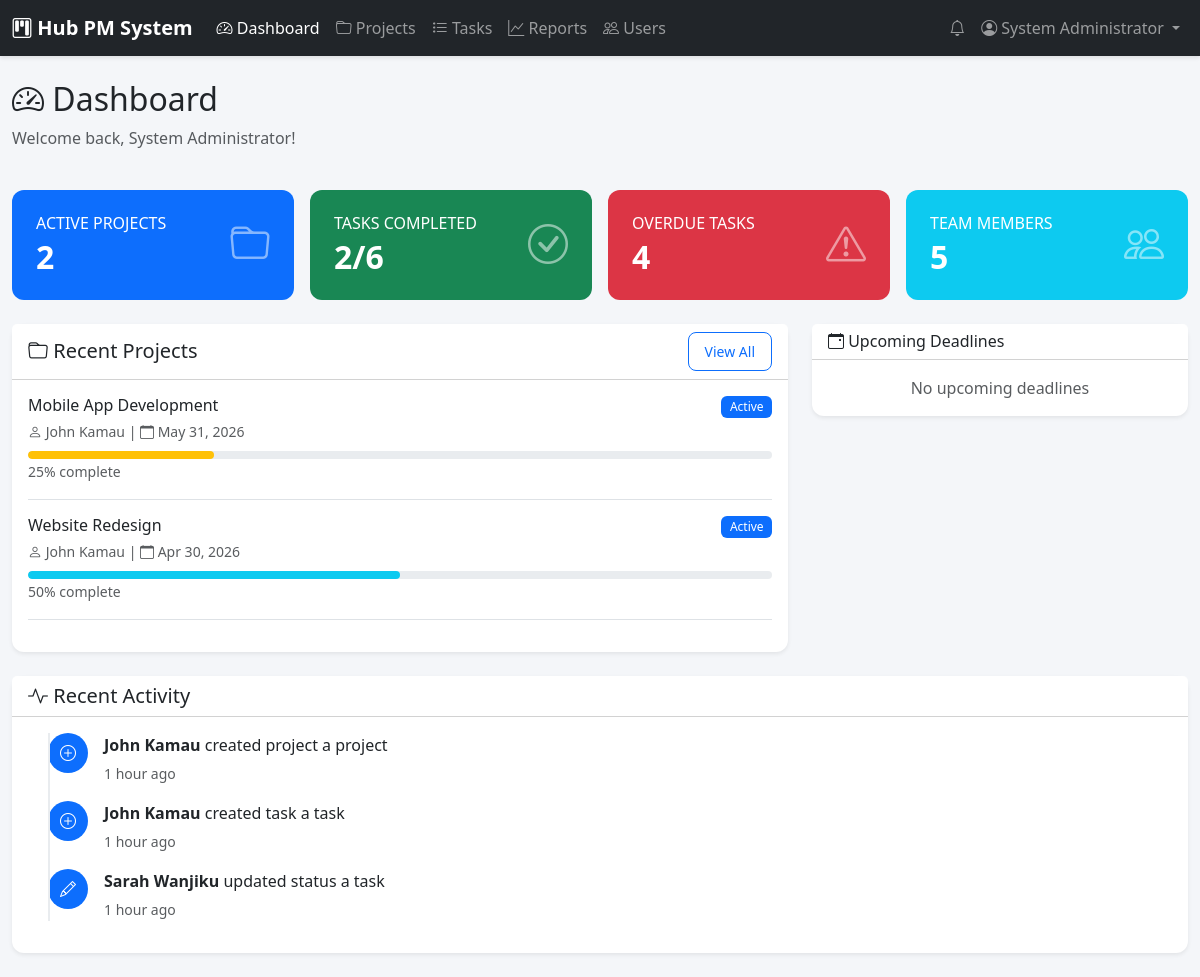
/dashboard.php (signed in), run on the app's committed database.
### tables this page shows
CREATE TABLE projects (
    project_id INT PRIMARY KEY AUTO_INCREMENT,
    title VARCHAR(200) NOT NULL,
    description TEXT,
    start_date DATE NOT NULL,
    end_date DATE NOT NULL,
    manager_id INT NOT NULL,
    status ENUM('Planning', 'Active', 'On Hold', 'Completed', 'Cancelled') DEFAULT 'Planning',
    created_at TIMESTAMP DEFAULT CURRENT_TIMESTAMP,
    updated_at TIMESTAMP DEFAULT CURRENT_TIMESTAMP ON UPDATE CURRENT_TIMESTAMP,
    FOREIGN KEY (manager_id) REFERENCES users(user_id)
);

CREATE TABLE users (
    user_id INT PRIMARY KEY AUTO_INCREMENT,
    username VARCHAR(50) NOT NULL UNIQUE,
    email VARCHAR(100) NOT NULL UNIQUE,
    password_hash VARCHAR(255) NOT NULL,
    full_name VARCHAR(100) NOT NULL,
    role_id INT NOT NULL,
    is_active BOOLEAN DEFAULT TRUE,
    created_at TIMESTAMP DEFAULT CURRENT_TIMESTAMP,
    updated_at TIMESTAMP DEFAULT CURRENT_TIMESTAMP ON UPDATE CURRENT_TIMESTAMP,
    FOREIGN KEY (role_id) REFERENCES roles(role_id)
);

CREATE TABLE activity_logs (
    log_id INT PRIMARY KEY AUTO_INCREMENT,
    user_id INT NOT NULL,
    action VARCHAR(100) NOT NULL,
    entity_type VARCHAR(50) NOT NULL,
    entity_id INT NOT NULL,
    old_value TEXT,
    new_value TEXT,
    created_at TIMESTAMP DEFAULT CURRENT_TIMESTAMP,
    FOREIGN KEY (user_id) REFERENCES users(user_id)
);

### dashboard.php (the view, shortened to what this page needs)
<?php
require_once 'includes/functions.php';
$database = new Database();
$db = $database->getConnection();
$role = $_SESSION['role'];
if ($role === 'Administrator' || $role === 'Project Manager') {
    $projectQuery = "SELECT COUNT(*) as total FROM projects WHERE status != 'Cancelled'";
    $projectStmt = $db->prepare($projectQuery);
    $projectStmt->execute();
    $totalProjects = $projectStmt->fetch()['total'];
    $taskQuery = "SELECT
                    COUNT(*) as total,
                    SUM(CASE WHEN status = 'Completed' THEN 1 ELSE 0 END) as completed
                  FROM tasks";
    $taskStmt = $db->prepare($taskQuery);
    $taskStmt->execute();
    $taskStats = $taskStmt->fetch();
    $overdueQuery = "SELECT COUNT(*) as total FROM tasks
                     WHERE status != 'Completed' AND due_date < CURDATE()";
    $overdueStmt = $db->prepare($overdueQuery);
    $overdueStmt->execute();
    $overdueTasks = $overdueStmt->fetch()['total'];
    $memberQuery = "SELECT COUNT(*) as total FROM users WHERE is_active = 1";
    $memberStmt = $db->prepare($memberQuery);
    $memberStmt->execute();
    $totalMembers = $memberStmt->fetch()['total'];
    $projectsQuery = "SELECT p.*, u.full_name as manager_name
                      FROM projects p
                      JOIN users u ON p.manager_id = u.user_id
                      WHERE p.status != 'Cancelled'
                      ORDER BY p.created_at DESC
                      LIMIT 5";
    $projectsStmt = $db->prepare($projectsQuery);
    $projectsStmt->execute();
    $recentProjects = $projectsStmt->fetchAll();
}
$deadlineQuery = "SELECT t.*, p.title as project_title, u.full_name as assignee_name
                  FROM tasks t
                  JOIN projects p ON t.project_id = p.project_id
                  LEFT JOIN users u ON t.assigned_to = u.user_id
                  WHERE t.status != 'Completed'
                  AND t.due_date BETWEEN CURDATE() AND DATE_ADD(CURDATE(), INTERVAL 7 DAY)";
$deadlineQuery .= " ORDER BY t.due_date ASC LIMIT 5";
$deadlineStmt = $db->prepare($deadlineQuery);
$deadlineStmt->execute();
$upcomingDeadlines = $deadlineStmt->fetchAll();
$activityQuery = "SELECT al.*, u.full_name
                  FROM activity_logs al
                  JOIN users u ON al.user_id = u.user_id
                  ORDER BY al.created_at DESC
                  LIMIT 8";
$activityStmt = $db->prepare($activityQuery);
$activityStmt->execute();
$recentActivity = $activityStmt->fetchAll();
?>
<!DOCTYPE html>
<html lang="en">
<head>
    <link href="https://cdn.jsdelivr.net/npm/bootstrap@5.3.0/dist/css/bootstrap.min.css" rel="stylesheet">
    <link href="https://cdn.jsdelivr.net/npm/bootstrap-icons@1.10.0/font/bootstrap-icons.css" rel="stylesheet">
    <link href="assets/css/style.css" rel="stylesheet">
</head>
<body>
    <?php include 'includes/navbar.php'; ?>
    <div class="container-fluid py-4">
        <div class="row mb-4">
            <div class="col-12">
                <h2><i class="bi bi-speedometer2"></i> Dashboard</h2>
                <p class="text-muted">Welcome back, <?php echo escape($_SESSION['full_name']); ?>!</p>
            </div>
        </div>
        <div class="row g-3 mb-4">
            <?php if ($role === 'Administrator' || $role === 'Project Manager'): ?>
            <div class="col-md-3">
                <div class="card stat-card bg-primary text-white">
                    <div class="card-body">
                        <div class="d-flex justify-content-between">
                            <div>
                                <h6 class="text-uppercase mb-1">Active Projects</h6>
                                <h2 class="mb-0"><?php echo $totalProjects; ?></h2>
                            </div>
                            <i class="bi bi-folder fs-1 opacity-50"></i>
                        </div>
                    </div>
                </div>
            </div>
            <?php endif; ?>
            <div class="col-md-3">
                <div class="card stat-card bg-success text-white">
                    <div class="card-body">
                        <div class="d-flex justify-content-between">
                            <div>
                                <h6 class="text-uppercase mb-1">Tasks Completed</h6>
                                <h2 class="mb-0"><?php echo $taskStats['completed'] ?? 0; ?>/<?php echo $taskStats['total'] ?? 0; ?></h2>
                            </div>
                            <i class="bi bi-check-circle fs-1 opacity-50"></i>
                        </div>
                    </div>
                </div>
            </div>
            <div class="col-md-3">
                <div class="card stat-card bg-danger text-white">
                    <div class="card-body">
                        <div class="d-flex justify-content-between">
                            <div>
                                <h6 class="text-uppercase mb-1">Overdue Tasks</h6>
                                <h2 class="mb-0"><?php echo $overdueTasks; ?></h2>
                            </div>
                            <i class="bi bi-exclamation-triangle fs-1 opacity-50"></i>
                        </div>
                    </div>
                </div>
            </div>
            <?php if ($role === 'Administrator' || $role === 'Project Manager'): ?>
            <div class="col-md-3">
                <div class="card stat-card bg-info text-white">
                    <div class="card-body">
                        <div class="d-flex justify-content-between">
                            <div>
                                <h6 class="text-uppercase mb-1">Team Members</h6>
                                <h2 class="mb-0"><?php echo $totalMembers; ?></h2>
                            </div>
                            <i class="bi bi-people fs-1 opacity-50"></i>
                        </div>
                    </div>
                </div>
            </div>
            <?php endif; ?>
        </div>
        <div class="row g-4">
            <?php if (!empty($recentProjects)): ?>
            <div class="col-lg-8">
                <div class="card shadow-sm">
                    <div class="card-header bg-white d-flex justify-content-between align-items-center">
                        <h5 class="mb-0"><i class="bi bi-folder"></i> Recent Projects</h5>
                        <a href="projects.php" class="btn btn-sm btn-outline-primary">View All</a>
                    </div>
                    <div class="card-body">
                        <?php foreach ($recentProjects as $project):
                            $progress = calculateProjectProgress($project['project_id']);
                        ?>
                        <div class="mb-3 pb-3 border-bottom">
                            <div class="d-flex justify-content-between align-items-start mb-2">
                                <div>
                                    <h6 class="mb-1"><?php echo escape($project['title']); ?></h6>
                                    <small class="text-muted">
                                        <i class="bi bi-person"></i> <?php echo escape($project['manager_name']); ?> |
                                        <i class="bi bi-calendar"></i> <?php echo formatDate($project['end_date']); ?>
                                    </small>
                                </div>
                                <?php echo getStatusBadge($project['status']); ?>
                            </div>
                            <div class="progress" style="height: 8px;">
                                <div class="progress-bar <?php echo getProgressColor($progress); ?>"
                                     style="width: <?php echo $progress; ?>%"></div>
                            </div>
                            <small class="text-muted"><?php echo $progress; ?>% complete</small>
                        </div>
                        <?php endforeach; ?>
                    </div>
                </div>
            </div>
            <?php endif; ?>
            <div class="col-lg-4">
                <div class="card shadow-sm">
                    <div class="card-header bg-white">
                        <h6 class="mb-0"><i class="bi bi-calendar-event"></i> Upcoming Deadlines</h6>
                    </div>
                    <div class="card-body p-0">
                        <?php if (empty($upcomingDeadlines)): ?>
                            <p class="text-muted text-center py-3 mb-0">No upcoming deadlines</p>
                        <?php endif; ?>
                    </div>
                </div>
            </div>
        </div>
        <div class="row mt-4">
            <div class="col-12">
                <div class="card shadow-sm">
                    <div class="card-header bg-white">
                        <h5 class="mb-0"><i class="bi bi-activity"></i> Recent Activity</h5>
                    </div>
                    <div class="card-body">
                        <?php if (empty($recentActivity)): ?>
                            <p class="text-muted text-center py-3 mb-0">No recent activity</p>
                        <?php else: ?>
                            <div class="timeline">
                                <?php foreach ($recentActivity as $activity): ?>
                                <div class="d-flex mb-3">
                                    <div class="flex-shrink-0">
                                        <div class="activity-icon bg-primary text-white rounded-circle d-flex align-items-center justify-content-center" style="width: 40px; height: 40px;">
                                            <i class="bi bi-<?php
                                                echo strpos($activity['action'], 'create') !== false ? 'plus-circle' :
                                                    (strpos($activity['action'], 'update') !== false ? 'pencil' : 'trash');
                                            ?>"></i>
                                        </div>
                                    </div>
                                    <div class="flex-grow-1 ms-3">
                                        <p class="mb-1">
                                            <strong><?php echo escape($activity['full_name']); ?></strong>
                                            <?php echo escape(str_replace('_', ' ', $activity['action'])); ?>
                                            a <?php echo escape($activity['entity_type']); ?>
                                        </p>
                                        <small class="text-muted"><?php echo timeAgo($activity['created_at']); ?></small>
                                    </div>
                                </div>
                                <?php endforeach; ?>
                            </div>
                        <?php endif; ?>
                    </div>
                </div>
            </div>
        </div>
    </div>
</body>
</html>

### includes/functions.php (shortened to what this page needs)
<?php
function escape($string) {
    return htmlspecialchars($string ?? '', ENT_QUOTES, 'UTF-8');
}
function formatDate($date, $format = 'M d, Y') {
    return date($format, strtotime($date));
}
function timeAgo($datetime) {
    $timestamp = strtotime($datetime);
    $difference = time() - $timestamp;
    if ($difference < 60) {
        return 'Just now';
    } elseif ($difference < 3600) {
        $minutes = floor($difference / 60);
        return $minutes . ' minute' . ($minutes > 1 ? 's' : '') . ' ago';
    } elseif ($difference < 86400) {
        $hours = floor($difference / 3600);
        return $hours . ' hour' . ($hours > 1 ? 's' : '') . ' ago';
    } elseif ($difference < 604800) {
        $days = floor($difference / 86400);
        return $days . ' day' . ($days > 1 ? 's' : '') . ' ago';
    } else {
        return formatDate($datetime);
    }
}
function getStatusBadge($status) {
    $classes = [
        'Pending' => 'bg-warning text-dark',
        'In Progress' => 'bg-info text-dark',
        'Completed' => 'bg-success',
        'Blocked' => 'bg-danger',
        'Planning' => 'bg-secondary',
        'Active' => 'bg-primary',
        'On Hold' => 'bg-warning text-dark',
        'Cancelled' => 'bg-dark',
        'Overdue' => 'bg-danger'
    ];
    $class = $classes[$status] ?? 'bg-secondary';
    return '<span class="badge ' . $class . '">' . escape($status) . '</span>';
}
function getProgressColor($percentage) {
    if ($percentage >= 50) return 'bg-info';
    if ($percentage >= 25) return 'bg-warning';
    return 'bg-danger';
}
function calculateProjectProgress($projectId) {
    $database = new Database();
    $db = $database->getConnection();
    $query = "SELECT
                COUNT(*) as total_tasks,
                SUM(CASE WHEN status = 'Completed' THEN 1 ELSE 0 END) as completed_tasks
              FROM tasks
              WHERE project_id = :project_id";
    $stmt = $db->prepare($query);
    $stmt->bindParam(':project_id', $projectId);
    $stmt->execute();
    $result = $stmt->fetch();
    return round(($result['completed_tasks'] / $result['total_tasks']) * 100);
}
?>

### data on the page
projects: title "Mobile App Development", manager.full_name "John Kamau", end_date "May 31, 2026", status "Active", progress "25"
projects: title "Website Redesign", manager.full_name "John Kamau", end_date "Apr 30, 2026", status "Active", progress "50"
activity_logs: user.full_name "John Kamau", action "created project", entity_type "project", created_at "1 hour ago"
activity_logs: user.full_name "John Kamau", action "created task", entity_type "task", created_at "1 hour ago"
activity_logs: user.full_name "Sarah Wanjiku", action "updated status", entity_type "task", created_at "1 hour ago"

### other printed values
APP_NAME "Hub PM System"
$_SESSION['full_name'] "System Administrator"
$totalProjects "2"
$taskStats['completed'] "2"
$taskStats['total'] "6"
$overdueTasks "4"
$totalMembers "5"
